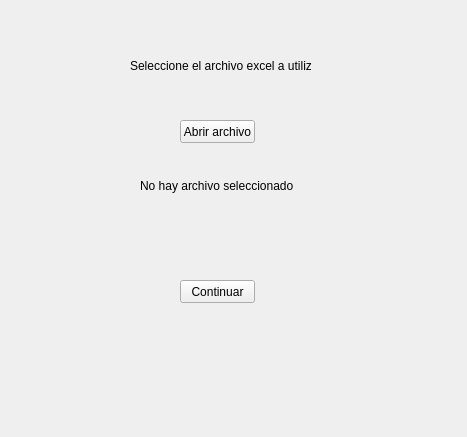
<?xml version="1.0" encoding="UTF-8"?>
<ui version="4.0">
 <class>Form</class>
 <widget class="QWidget" name="Form">
  <property name="geometry">
   <rect>
    <x>0</x>
    <y>0</y>
    <width>467</width>
    <height>437</height>
   </rect>
  </property>
  <property name="windowTitle">
   <string>Form</string>
  </property>
  <widget class="QPushButton" name="push_button_ready">
   <property name="geometry">
    <rect>
     <x>180</x>
     <y>280</y>
     <width>75</width>
     <height>23</height>
    </rect>
   </property>
   <property name="text">
    <string>Continuar</string>
   </property>
  </widget>
  <widget class="QLabel" name="label_instructions">
   <property name="geometry">
    <rect>
     <x>130</x>
     <y>30</y>
     <width>181</width>
     <height>71</height>
    </rect>
   </property>
   <property name="text">
    <string>Seleccione el archivo excel a utilizar</string>
   </property>
  </widget>
  <widget class="QPushButton" name="push_button_file_selector">
   <property name="geometry">
    <rect>
     <x>180</x>
     <y>120</y>
     <width>75</width>
     <height>23</height>
    </rect>
   </property>
   <property name="text">
    <string>Abrir archivo</string>
   </property>
  </widget>
  <widget class="QLabel" name="label_path_info">
   <property name="geometry">
    <rect>
     <x>140</x>
     <y>150</y>
     <width>161</width>
     <height>71</height>
    </rect>
   </property>
   <property name="text">
    <string>No hay archivo seleccionado</string>
   </property>
  </widget>
  <widget class="QLabel" name="label_path">
   <property name="geometry">
    <rect>
     <x>80</x>
     <y>220</y>
     <width>341</width>
     <height>31</height>
    </rect>
   </property>
   <property name="text">
    <string/>
   </property>
  </widget>
 </widget>
 <resources/>
 <connections/>
</ui>
